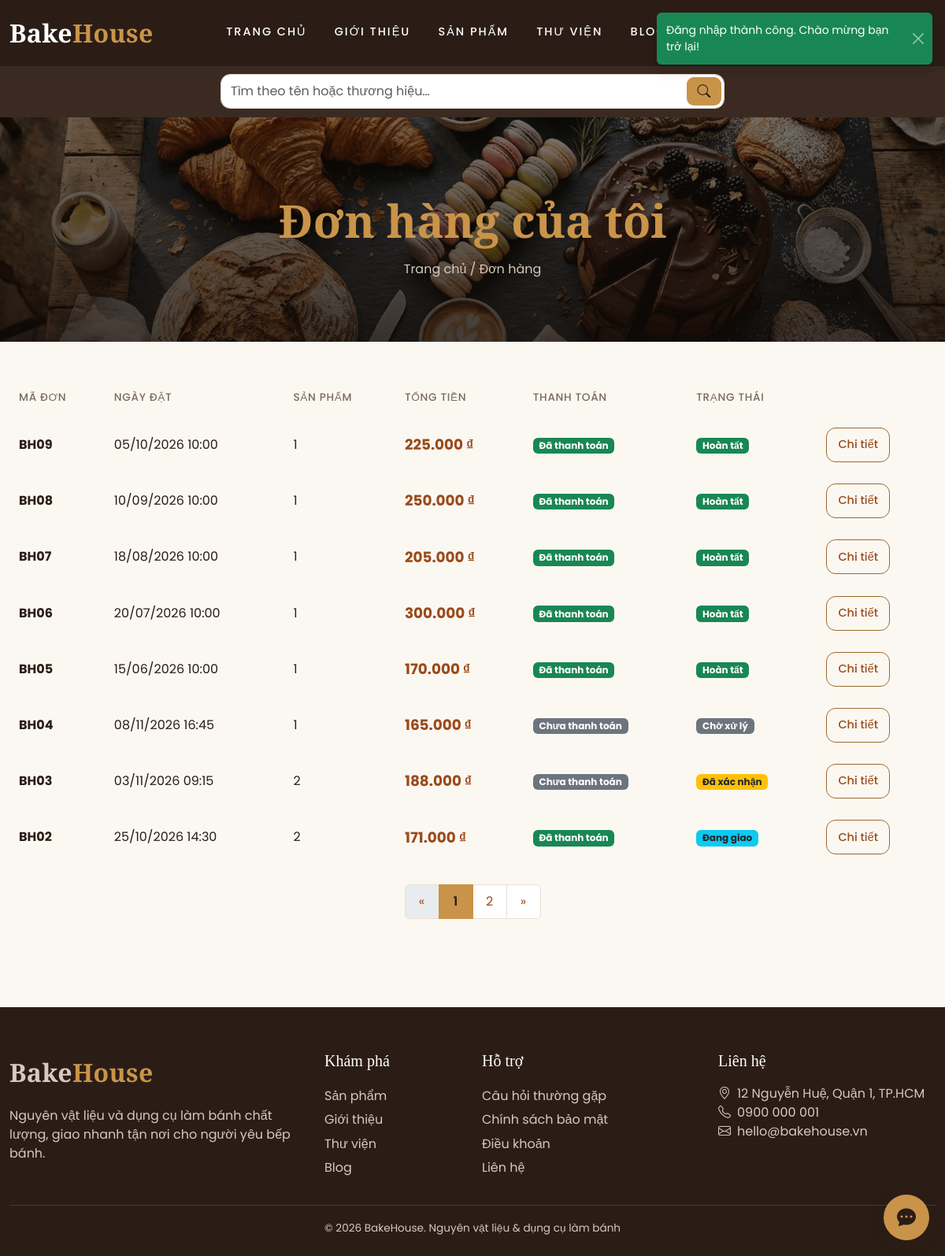
Page /orders (signed in) on the committed database.
### tables this page shows
CREATE TABLE orders (
    id BIGINT UNSIGNED NOT NULL AUTO_INCREMENT,
    order_code VARCHAR(30) NOT NULL,
    user_id BIGINT UNSIGNED NOT NULL,
    recipient_name VARCHAR(150) NOT NULL,
    shipping_phone VARCHAR(20) NOT NULL,
    shipping_address VARCHAR(255) NOT NULL,
    note VARCHAR(500) NULL,
    payment_method ENUM('cod', 'vietqr') NOT NULL DEFAULT 'cod',
    payment_status ENUM('unpaid', 'paid') NOT NULL DEFAULT 'unpaid',
    status ENUM('pending', 'processing', 'shipped', 'delivered') NOT NULL DEFAULT 'pending',
    shipping_fee INT UNSIGNED NOT NULL DEFAULT 0,
    total_amount INT UNSIGNED NOT NULL,
    created_at TIMESTAMP NOT NULL DEFAULT CURRENT_TIMESTAMP,
    updated_at TIMESTAMP NOT NULL DEFAULT CURRENT_TIMESTAMP ON UPDATE CURRENT_TIMESTAMP,
    PRIMARY KEY (id),
    UNIQUE KEY uq_orders_code (order_code),
    KEY idx_orders_user (user_id),
    KEY idx_orders_status (status),
    CONSTRAINT fk_orders_user FOREIGN KEY (user_id) REFERENCES users (id)
);

### src/Core/View.php (called while the page is built, shortened)
<?php
final class View
{
    private static array $shared = [];
    public static function render(string $view, array $data = [], ?string $layout = 'layouts.main'): string
    {
        $content = self::capture($view, $data);
        return self::capture($layout, array_merge($data, ['content' => $content]));
    }
    private static function capture(string $view, array $data): string
    {
        $file = BASE_PATH . '/src/Views/' . str_replace('.', '/', $view) . '.php';
        extract(array_merge(self::$shared, $data), EXTR_SKIP);
        try {
            require $file;
        } catch (\Throwable $e) {
            ob_end_clean();
            throw $e;
        }
        return (string) ob_get_clean();
    }
}

### src/Controllers/BaseController.php (called while the page is built, shortened)
<?php
abstract class BaseController
{
    protected function render(string $view, array $data = [], string $layout = 'layouts.main'): Response
    {
        return Response::html(View::render($view, $data, $layout));
    }
}

### src/Controllers/Client/OrderController.php (called while the page is built, shortened)
<?php
final class OrderController extends BaseController
{
    public function index(Request $request): Response
    {
        $orders = new OrderRepository();
        $userId = (int) Auth::id();
        $paginator = Paginator::fromRequest($request, $orders->countByUser($userId), 8);
        return $this->render('client.orders.index', [
            'title' => 'Đơn hàng của tôi',
            'orders' => $orders->listByUser($userId, $paginator->getLimit(), $paginator->getOffset()),
            'paginator' => $paginator,
        ]);
    }
}

### src/Core/Router.php (called while the page is built, shortened)
<?php
final class Router
{
    private array $routes = [];
    private string $prefix = '';
    private array $groupMiddleware = [];
    public function group(string $prefix, array $middleware, callable $callback): void
    {
        $previousPrefix = $this->prefix;
        $previousMiddleware = $this->groupMiddleware;
        $this->prefix .= $prefix;
        $this->groupMiddleware = array_merge($this->groupMiddleware, $middleware);
        $this->prefix = $previousPrefix;
        $this->groupMiddleware = $previousMiddleware;
    }
    public function dispatch(Request $request): Response
    {
        $pathMatched = false;
        foreach ($this->routes as $route) {
            if (!preg_match($route['pattern'], $request->getPath(), $matches)) {
                continue;
            }
            $pathMatched = true;
            foreach ($route['middleware'] as $middlewareClass) {
                $middleware = is_string($middlewareClass) ? new $middlewareClass() : $middlewareClass;
                $response = $middleware->handle($request);
            }
            $params = array_filter($matches, 'is_string', ARRAY_FILTER_USE_KEY);
            return $this->invoke($route['handler'], $request, $params);
        }
        return ErrorHandler::render($pathMatched ? 405 : 404, $request);
    }
    private function add(string $method, string $path, array|callable $handler, array $middleware): void
    {
        $fullPath = '/' . trim($this->prefix . '/' . trim($path, '/'), '/');
        $pattern = preg_replace('#\{(\w+)\}#', '(?P<$1>[^/]+)', $fullPath);
        $this->routes[] = [
            'method' => $method,
            'pattern' => '#^' . $pattern . '$#u',
            'handler' => $handler,
            'middleware' => array_merge($this->groupMiddleware, $middleware),
        ];
    }
    private function invoke(array|callable $handler, Request $request, array $params): Response
    {
        if (is_array($handler)) {
            [$class, $action] = $handler;
            $result = (new $class())->$action($request, ...array_values($params));
        } else {
            $result = $handler($request, ...array_values($params));
        }
        if ($result instanceof Response) {
            return $result;
        }
        return Response::html((string) $result);
    }
}

### public/index.php (called while the page is built, shortened)
<?php
require_once BASE_PATH . '/src/Helpers/functions.php';
$request = Request::capture();
try {
    $router = new Router();
    $router->group('', [CsrfMiddleware::class], static function (Router $router): void {
        require BASE_PATH . '/routes/web.php';
        $router->group('/admin', [], static function (Router $router): void {
            require BASE_PATH . '/routes/admin.php';
        });
        $router->group('/api', [], static function (Router $router): void {
            require BASE_PATH . '/routes/api.php';
        });
    });
    $router->dispatch($request)->send();
} catch (Throwable $e) {
    ErrorHandler::logException($e);
    ErrorHandler::render(500, $request, $e)->send();
}

### src/Core/Database.php (called while the page is built, shortened)
<?php
final class Database
{
    private static ?PDO $connection = null;
    public static function connection(): PDO
    {
        if (self::$connection === null) {
            $dsn = sprintf(
                'mysql:host=%s;port=%d;dbname=%s;charset=utf8mb4',
                Env::get('DB_HOST', 'db'),
                Env::int('DB_PORT', 3306),
                Env::get('DB_DATABASE', 'bakehouse')
            );
            self::$connection = new PDO(
                $dsn,
                (string) Env::get('DB_USERNAME', 'bakehouse'),
                (string) Env::get('DB_PASSWORD', ''),
                [
                    PDO::ATTR_ERRMODE => PDO::ERRMODE_EXCEPTION,
                    PDO::ATTR_DEFAULT_FETCH_MODE => PDO::FETCH_ASSOC,
                    PDO::ATTR_EMULATE_PREPARES => true,
                ]
            );
        }
        return self::$connection;
    }
}

### src/Repositories/BaseRepository.php (called while the page is built, shortened)
<?php
abstract class BaseRepository
{
    protected function db(): PDO
    {
        return Database::connection();
    }
    protected function fetchAll(string $sql, array $params = []): array
    {
        $stmt = $this->db()->prepare($sql);
        $this->bindAll($stmt, $params);
        $stmt->execute();
        return $stmt->fetchAll();
    }
    protected function fetchOne(string $sql, array $params = []): ?array
    {
        $stmt = $this->db()->prepare($sql);
        $this->bindAll($stmt, $params);
        $stmt->execute();
        $row = $stmt->fetch();
        return $row === false ? null : $row;
    }
    protected function fetchValue(string $sql, array $params = []): mixed
    {
        $stmt = $this->db()->prepare($sql);
        $this->bindAll($stmt, $params);
        $stmt->execute();
        return $stmt->fetchColumn();
    }
    private function bindAll(\PDOStatement $stmt, array $params): void
    {
        foreach ($params as $key => $value) {
            $name = is_int($key) ? $key + 1 : (str_starts_with((string) $key, ':') ? $key : ':' . $key);
            $type = match (true) {
                is_int($value) => PDO::PARAM_INT,
                is_bool($value) => PDO::PARAM_BOOL,
                $value === null => PDO::PARAM_NULL,
                default => PDO::PARAM_STR,
            };
            $stmt->bindValue($name, $value, $type);
        }
    }
}

### src/Repositories/OrderRepository.php (called while the page is built, shortened)
<?php
final class OrderRepository extends BaseRepository
{
    public function countByUser(int $userId): int
    {
        return (int) $this->fetchValue('SELECT COUNT(*) FROM orders WHERE user_id = ?', [$userId]);
    }
    public function listByUser(int $userId, int $limit, int $offset): array
    {
        return $this->fetchAll(
            'SELECT o.*, (SELECT COUNT(*) FROM order_items WHERE order_id = o.id) AS item_count
             FROM orders o WHERE o.user_id = :uid ORDER BY o.id DESC LIMIT :limit OFFSET :offset',
            ['uid' => $userId, 'limit' => $limit, 'offset' => $offset]
        );
    }
}

### src/Core/Auth.php (called while the page is built, shortened)
<?php
final class Auth
{
    private static ?array $user = null;
    private static bool $loaded = false;
    public static function id(): ?int
    {
        $user = self::user();
        return $user === null ? null : (int) $user['id'];
    }
    public static function user(): ?array
    {
        if (!self::$loaded) {
            self::$loaded = true;
            $id = Session::get(self::SESSION_KEY);
            if ($id !== null) {
                try {
                    $user = (new UserRepository())->findById((int) $id);
                } catch (\Throwable) {
                    return null;
                }
                if ($user !== null && (int) $user['is_active'] === 1) {
                    self::$user = $user;
                } else {
                    Session::remove(self::SESSION_KEY);
                }
            }
        }
        return self::$user;
    }
    public static function check(): bool
    {
        return self::user() !== null;
    }
}

### src/Core/Env.php (called while the page is built, shortened)
<?php
final class Env
{
    public static function get(string $key, ?string $default = null): ?string
    {
        $value = $_ENV[$key] ?? getenv($key);
        return ($value === false || $value === null || $value === '') ? $default : (string) $value;
    }
    public static function int(string $key, int $default = 0): int
    {
        $value = self::get($key);
        return $value === null ? $default : (int) $value;
    }
}

### src/Repositories/UserRepository.php (called while the page is built, shortened)
<?php
final class UserRepository extends BaseRepository
{
    public function findById(int $id): ?array
    {
        return $this->fetchOne(self::SELECT . ' WHERE u.id = ?', [$id]);
    }
}

### src/Middleware/AuthMiddleware.php (called while the page is built, shortened)
<?php
final class AuthMiddleware implements MiddlewareInterface
{
    public function handle(Request $request): ?Response
    {
        if (Auth::check()) {
            return null;
        }
        return Response::redirect('/login');
    }
}

### src/Core/Session.php (called while the page is built, shortened)
<?php
final class Session
{
    public static function get(string $key, mixed $default = null): mixed
    {
        return $_SESSION[$key] ?? $default;
    }
}

### src/Core/Request.php (called while the page is built, shortened)
<?php
final class Request
{
    public function getPath(): string
    {
        return $this->path;
    }
    public function getQuery(string $key, mixed $default = null): mixed
    {
        return $this->query[$key] ?? $default;
    }
    public function getAllQuery(): array
    {
        return $this->query;
    }
}

### src/Enums/OrderStatus.php (called while the page is built, shortened)
<?php
enum OrderStatus: string
{
    public function label(): string
    {
        return match ($this) {
            self::Pending => 'Chờ xử lý',
            self::Processing => 'Đã xác nhận',
            self::Shipped => 'Đang giao',
            self::Delivered => 'Hoàn tất',
        };
    }
    public function badgeClass(): string
    {
        return match ($this) {
            self::Pending => 'bg-secondary',
            self::Processing => 'bg-warning text-dark',
            self::Shipped => 'bg-info text-dark',
            self::Delivered => 'bg-success',
        };
    }
}

### src/Views/client/orders/index.php (the view, shortened to what this page needs)
<div class="container py-5">
<?php if ($orders === []) : ?>
    <div class="bh-panel text-center py-5"><p>Bạn chưa có đơn hàng nào.</p><a class="bh-btn bh-btn--primary" href="/products">Mua sắm ngay</a></div>
<?php else : ?>
    <table class="bh-table bh-table--stack">
        <thead><tr><th>Mã đơn</th><th>Ngày đặt</th><th>Sản phẩm</th><th>Tổng tiền</th><th>Thanh toán</th><th>Trạng thái</th><th></th></tr></thead>
        <tbody>
        <?php foreach ($orders as $order) : ?>
            <tr>
                <td data-label="Mã đơn"><strong><?= e($order['order_code']) ?></strong></td>
                <td data-label="Ngày đặt"><?= e(date('d/m/Y H:i', strtotime($order['created_at']))) ?></td>
                <td data-label="Sản phẩm"><?= (int) $order['item_count'] ?></td>
                <td data-label="Tổng tiền" class="bh-price"><?= e(format_vnd((int) $order['total_amount'])) ?></td>
                <td data-label="Thanh toán"><?= $order['payment_status'] === 'paid' ? '<span class="badge bg-success">Đã thanh toán</span>' : '<span class="badge bg-secondary">Chưa thanh toán</span>' ?></td>
                <td data-label="Trạng thái"><?= status_badge($order['status']) ?></td>
                <td><a class="bh-btn bh-btn--outline bh-btn--sm" href="/orders/<?= e($order['order_code']) ?>">Chi tiết</a></td>
            </tr>
        <?php endforeach; ?>
        </tbody>
    </table>
    <div class="mt-4"><?= $paginator->render() ?></div>
<?php endif; ?>
</div>

### src/Helpers/functions.php (shortened to what this page needs)
<?php
if (!function_exists('e')) {
    function e(mixed $value): string
    {
        return htmlspecialchars((string) $value, ENT_QUOTES | ENT_SUBSTITUTE, 'UTF-8');
    }
}
if (!function_exists('format_vnd')) {
    function format_vnd(int|float $amount): string
    {
        return number_format((float) $amount, 0, ',', '.') . ' ₫';
    }
}
if (!function_exists('status_badge')) {
    function status_badge(string $status): string
    {
        $enum = \App\Enums\OrderStatus::from($status);
        return '<span class="badge ' . $enum->badgeClass() . '">' . e($enum->label()) . '</span>';
    }
}

### public/assets/css/tokens.css (style rules this page uses)
:root { --bh-color-espresso: #2b1d16; --bh-color-caramel: #c9944a; --bh-color-caramel-text: #a0692a; --bh-color-rust: #9b4a1b; --bh-color-cream: #fbf8f2; --bh-color-border: #eadfd3; --bh-color-muted: #7a6a5f; --bh-color-success: #2fae60; --bh-color-success-dark: #1e7d46; --bh-color-danger: #d9534f; --bh-font-heading: "Playfair Display", serif; --bh-font-body: "Poppins", sans-serif; --bh-radius-md: 12px; --bh-radius-lg: 16px; --bh-shadow-sm: 0 2px 8px rgba(43, 29, 22, .06); }

### public/assets/css/app.css (style rules this page uses)
html { scroll-behavior: smooth; }
body { font-family: var(--bh-font-body); background: var(--bh-color-cream); color: var(--bh-color-espresso); }
a { color: var(--bh-color-rust); }
.container { max-width: 1200px; }
.bh-btn { min-height: 44px; border-radius: var(--bh-radius-md); font-weight: 500; padding: .55rem 1.25rem; display: inline-flex; align-items: center; justify-content: center; gap: .45rem; border: 1px solid transparent; transition: all .2s; text-decoration: none; cursor: pointer; }
.bh-btn--outline { border-color: var(--bh-color-caramel-text); color: var(--bh-color-rust); background: transparent; }
.bh-btn--sm { min-height: 44px; padding: .35rem .9rem; font-size: .9rem; }
.bh-price { color: var(--bh-color-rust); font-weight: 700; font-size: 1.15rem; }
.bh-table { width: 100%; }
.bh-table th { color: var(--bh-color-muted); font-weight: 500; font-size: .85rem; text-transform: uppercase; letter-spacing: .05em; }
.bh-table td, .bh-table th { padding: .85rem .75rem; vertical-align: middle; }

### rows in the picture
orders: order_code "BH09", created_at "05/10/2026 10:00", item_count "1", total_amount "225.000 ₫", payment_status "Đã thanh toán", label "Hoàn tất"
orders: order_code "BH08", created_at "10/09/2026 10:00", item_count "1", total_amount "250.000 ₫", payment_status "Đã thanh toán", label "Hoàn tất"
orders: order_code "BH07", created_at "18/08/2026 10:00", item_count "1", total_amount "205.000 ₫", payment_status "Đã thanh toán", label "Hoàn tất"
orders: order_code "BH06", created_at "20/07/2026 10:00", item_count "1", total_amount "300.000 ₫", payment_status "Đã thanh toán", label "Hoàn tất"
orders: order_code "BH05", created_at "15/06/2026 10:00", item_count "1", total_amount "170.000 ₫", payment_status "Đã thanh toán", label "Hoàn tất"
orders: order_code "BH04", created_at "08/11/2026 16:45", item_count "1", total_amount "165.000 ₫", payment_status "Chưa thanh toán", label "Chờ xử lý"
orders: order_code "BH03", created_at "03/11/2026 09:15", item_count "2", total_amount "188.000 ₫", payment_status "Chưa thanh toán", label "Đã xác nhận"
orders: order_code "BH02", created_at "25/10/2026 14:30", item_count "2", total_amount "171.000 ₫", payment_status "Đã thanh toán", label "Đang giao"

### other values in the picture
$label "TRANG CHỦ"
$label "GIỚI THIỆU"
$label "SẢN PHẨM"
$label "THƯ VIỆN"
$label "BLOG"
$heroTitle "Đơn hàng của tôi"
$label "Trang chủ"
$label "Đơn hàng"
$label "« 1 2 »"
lang('app.tagline') "Nguyên vật liệu & dụng cụ làm bánh"
